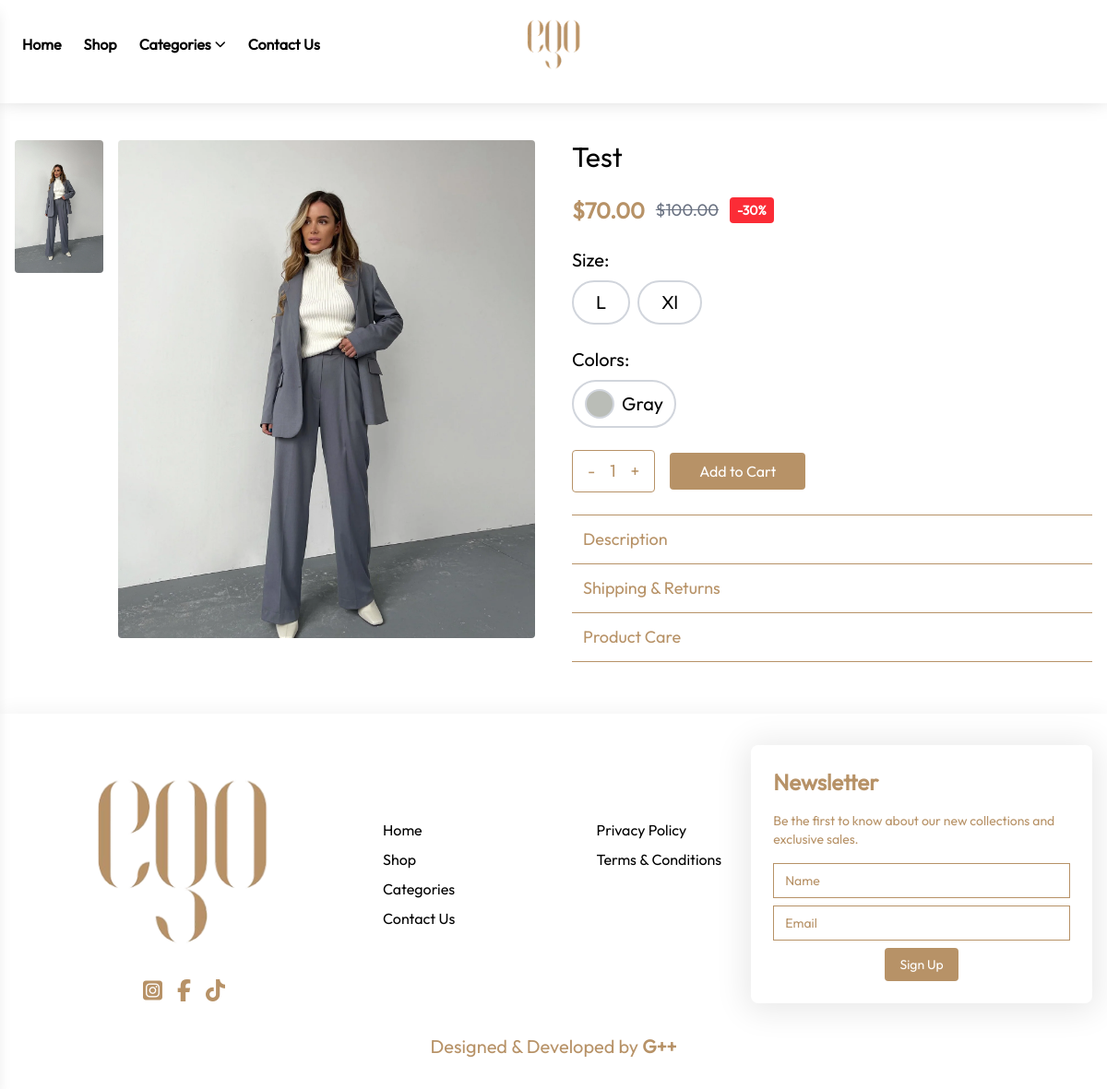
Screenshot of /product.php?id=74 with the database file from the repository.
### tables this page shows
CREATE TABLE `product_variants` (
  `id` int(11) NOT NULL,
  `product_id` int(11) NOT NULL,
  `color_id` int(11) DEFAULT NULL,
  `size_id` int(11) DEFAULT NULL,
  `price` decimal(10,2) DEFAULT NULL,
  `quantity` int(11) NOT NULL DEFAULT 0,
  `is_active` tinyint(1) DEFAULT 1,
  `created_at` datetime DEFAULT current_timestamp(),
  `updated_at` datetime DEFAULT current_timestamp() ON UPDATE current_timestamp()
);

CREATE TABLE `sizes` (
  `id` int(11) NOT NULL,
  `name` varchar(50) NOT NULL,
  `type` varchar(50) DEFAULT NULL
);

CREATE TABLE `colors` (
  `id` int(11) NOT NULL,
  `name` varchar(50) NOT NULL,
  `hex_code` varchar(7) DEFAULT NULL
);

### app/core/DB.php (called while the page is built, shortened)
<?php
    require_once __DIR__ . '/../config/database.php';
    class DB{
        public static function getConnection(){
            global $pdo;
            return $pdo;
        }
    }

### app/models/Product.php (called while the page is built, shortened)
<?php
    require_once __DIR__ . '/../core/DB.php';
    class Product {
        public static function getProductById($id){
            try{
                        $sql = "
                    SELECT
                        p.id AS product_id,
                        p.name,
                        p.description,
                        p.base_price,
                        -- Discount information
                        pd.discount_percentage,
                        pd.is_active AS discount_active,
                        -- Get all images as comma-separated list
                        GROUP_CONCAT(DISTINCT pi.image_path ORDER BY pi.id SEPARATOR ',') AS images,
                        -- Variants info
                        v.id AS variant_id,
                        v.quantity,
                        v.price AS variant_price,
                        c.name AS color_name,
                        c.hex_code AS color_hex,
                        s.name AS size_name
                    FROM products p
                    LEFT JOIN product_variants v ON p.id = v.product_id
                    LEFT JOIN colors c ON v.color_id = c.id
                    LEFT JOIN sizes s ON v.size_id = s.id
                    LEFT JOIN product_images pi ON p.id = pi.product_id
                    LEFT JOIN product_discounts pd ON p.id = pd.product_id
                    WHERE p.id = ?
                    GROUP BY v.id
                ";
                $stmt = DB::getConnection()->prepare($sql);
                $stmt->execute([$id]);
                $product = $stmt->fetchAll(PDO::FETCH_ASSOC);
                return $product ?: false;
            }catch(Exception $e){
                throw new Exception("Failed to get product: " . $e->getMessage());
            }
        }
    }

### app/controllers/frontend/ProductController.php (called while the page is built, shortened)
<?php
    require_once MODELS . 'Product.php';
    class ProductController{
        public function getProductById($id){
            $productData = Product::getProductById($id);
            $product = [
                'id' => $productData[0]['product_id'],
                'name' => $productData[0]['name'],
                'description' => $productData[0]['description'],
                'base_price' => $productData[0]['base_price'],
                'discount_percentage' => $productData[0]['discount_percentage'] ?? 0,
                'discount_active' => $productData[0]['discount_active'] ?? 0,
                'images' => [],
                'variants' => []
            ];
            foreach ($productData as $row) {
                if (!empty($productData[0]['images'])) {
                $product['images'] = explode(',', $productData[0]['images']);
                }
                if ($row['variant_id']) {
                    $product['variants'][] = [
                        'id' => $row['variant_id'],
                        'size' => $row['size_name'],
                        'color' => $row['color_name'],
                        'color_hex' => $row['color_hex'] ?? null,
                        'price' => $row['variant_price'] ?? $product['base_price'],
                        'quantity' => $row['quantity']
                    ];
                }
            }
            return $product;
        }
    }

### app/views/frontend/productCard.php (the view, shortened to what this page needs)
<?php
    include CONT  . '/frontend/ProductController.php';
    $productController = new ProductController();
    $id = $_GET['id'] ?? null;
    if($id){
      $product = $productController->getProductById($id);
    }else{
      header("Location: shop.php");
      exit;
    }
?>
<section class="max-w-7xl mx-auto px-4 py-10 product-detail-section">
  <div id="productContent" class="grid grid-cols-1 md:grid-cols-2 gap-10" style="display: none;">
    <div class="flex flex-col md:flex-row gap-4">
      <div class="hidden md:flex flex-col gap-4 w-24 order-1">
        <?php foreach($product['images'] as $img): ?>
          <img
            src="<?= PUBLIC_URL ?><?= $img ?>"
            loading="lazy"
            class="thumbnail-image cursor-pointer hover:ring-2 hover:ring-brand transition-all rounded">
        <?php endforeach; ?>
      </div>
      <div class="flex-1 w-full h-[400px] md:h-[540px] order-2">
        <img
            id="mainImage"
            loading="lazy"
            src="<?= PUBLIC_URL ?><?= $product['images'][0] ?>"
            alt="<?= htmlspecialchars($product['name']) ?>"
            class="w-full h-full object-cover rounded"/>
      </div>
    </div>
    <div class="flex flex-col gap-6">
      <h1 class="text-3xl font-light font-outfit"><?= htmlspecialchars($product['name']) ?></h1>
      <div class="price-section">
        <?php if (isset($product['discount_active']) && $product['discount_active'] && isset($product['discount_percentage']) && $product['discount_percentage'] > 0): ?>
          <div class="flex items-center gap-3">
            <span class="text-2xl font-semibold text-brand" id="product-price">
              $<?= number_format($product['base_price'] * (1 - $product['discount_percentage'] / 100), 2) ?>
            </span>
            <span class="text-lg text-gray-500 line-through" id="original-price">
              $<?= number_format($product['base_price'], 2) ?>
            </span>
            <span class="bg-red-500 text-white px-2 py-1 rounded text-sm font-semibold">
              -<?= number_format($product['discount_percentage'], 0) ?>%
            </span>
          </div>
        <?php else: ?>
          <p class="text-2xl font-semibold text-brand" id="product-price">$<?= number_format($product['base_price'], 2) ?></p>
        <?php endif; ?>
      </div>
      <div class="flex flex-col gap-2">
        <h3 class="text-xl">Size:</h3>
        <div id="sizeContainer" class="flex gap-2">
          <?php
          $uniqueSizes = [];
          foreach($product['variants'] as $variant):
            if(!empty($variant['size']) && !in_array($variant['size'], $uniqueSizes)):
              $uniqueSizes[] = $variant['size'];
          ?>
              <button
                class="size-option px-6 py-2 border-2 border-gray-300 text-xl rounded-full cursor-pointer"
                data-size="<?= htmlspecialchars($variant['size']) ?>"
                >
                  <p><?= htmlspecialchars($variant['size']) ?></p>
              </button>
            <?php endif; ?>
          <?php endforeach;?>
        </div>
      </div>
      <div class="flex flex-col gap-2">
        <h3 class="text-xl">Colors:</h3>
        <div id="colorContainer" class="flex gap-2">
          <?php
          $uniqueColors = [];
          foreach ($product['variants'] as $variant):
            if (!empty($variant['color']) && !in_array($variant['color'], $uniqueColors)):
              $uniqueColors[] = $variant['color'];
          ?>
              <div
                class="color-option flex items-center gap-2 px-3 py-2 border-2 border-gray-300 rounded-full cursor-pointer"
                data-color="<?= htmlspecialchars($variant['color']) ?>"
                >
                <div class="w-8 h-8 border-2 border-gray-300 rounded-full cursor-pointer"
                  style="background-color: <?= $variant['color_hex'] ?: 'gray' ?>;"
                  title="<?= htmlspecialchars($variant['color']) ?>">
                </div>
                <p class="text-xl"><?= htmlspecialchars($variant['color']) ?></p>
              </div>
            <?php endif; ?>
          <?php endforeach; ?>
        </div>
      </div>
      <div class="flex gap-4 items-center">
        <div class="flex items-center gap-4 border px-4 py-2 text-lg text-brand rounded">
          <button class="cursor-pointer" type="button" id="qty-minus">-</button>
          <span id="qty-value">1</span>
          <button class="cursor-pointer" type="button" id="qty-plus">+</button>
        </div>
        <button
        class="bg-brand text-white px-8 py-2 rounded cursor-pointer"
        id="add-to-cart"
        data-product-id="<?= $product['id'] ?>">
        Add to Cart
        </button>
      </div>
      <div class="border-t border-b w-full border-brand divide-y text-brand">
        <button class="accordion-btn w-full flex justify-between items-center p-3 text-lg font-medium text-left cursor-pointer">
          Description
        </button>
        <button class="w-full flex justify-between items-center p-3 text-lg font-medium text-left cursor-pointer">
          Shipping & Returns
        </button>
        <button class="w-full flex justify-between items-center p-3 text-lg font-medium text-left cursor-pointer">
          Product Care
        </button>
      </div>
    </div>
  </div>
</section>

### public/product.php (shortened to what this page needs)
<?php
    $nav_logo = "assets/images/egologo3.png";
?>
<!DOCTYPE html>
<html lang="en">
<head>
    <link rel='stylesheet' href='https://cdn-uicons.flaticon.com/3.0.0/uicons-regular-rounded/css/uicons-regular-rounded.css'>
    <link rel="stylesheet" href="assets/css/style.css">
</head>
<body data-page="product">
    <div class="h-28 shadow-[0px_-7px_22.5px_0px_rgba(0,0,0,0.25)] py-4">
        <?php
        include FRONTEND_VIEWS . '/partials/nav.php';
        ?>
    </div>
    <?php
        include FRONTEND_VIEWS . 'productCard.php';
        include FRONTEND_VIEWS . 'footer.php';
    ?>
</body>
</html>

### app/views/frontend/partials/nav.php (shortened to what this page needs)
  <div class="max-w-screen-xl mx-auto px-4 sm:px-6 relative z-10">
      <div class="h-16 flex items-center justify-between">
          <div class="flex-1 flex items-center">
               <nav class="hidden md:flex gap-6 font-semibold">
                  <a href="index.php" class="hover:underline hover:font-bold cursor-pointer">Home</a>
                  <a href="shop.php" class="hover:underline hover:font-bold cursor-pointer">Shop</a>
                  <div class="categories-container relative">
                      <a href="#" class="categories-dropdown-toggle hover:underline hover:font-bold cursor-pointer flex items-center gap-1">
                          Categories <i class="fas fa-chevron-down text-xs"></i>
                      </a>
                  </div>
                  <a href="contact.php" class="hover:underline cursor-pointer hover:font-bold">Contact Us</a>
              </nav>
          </div>
          <div class="hidden md:block absolute left-1/2 -translate-x-1/2">
              <a href="index.php">
                  <img src=<?php echo $nav_logo ?? 'assets/images/egologo3.php';?> alt="EGO" class="h-14 w-auto cursor-pointer">
              </a>
          </div>
          <div class="flex-1 flex justify-end items-center gap-3 nav-icons">
              <button id="openLogin" class="hidden md:inline-flex items-center justify-center w-8 h-10 cursor-pointer" aria-label="Account">
              </button>
              <a href="cart.php" class="hidden md:inline-flex items-center justify-center w-8 h-10 cursor-pointer relative" aria-label="Cart">
              </a>
          </div>
      </div>
</div>

### app/views/frontend/footer.php (shortened to what this page needs)
<footer class="bg-white px-4 py-8 shadow-[0px_-2px_21.3px_0px_rgba(0,0,0,0.05)] mt-4">
  <div class="max-w-screen-xl mx-auto">
    <div class="flex flex-col md:flex-row md:justify-between md:items-center gap-8">
      <div class="flex flex-col items-center  space-y-4 md:w-1/3">
        <img src="assets/images/egologo.png" alt="EGO" class="h-32 w-auto md:h-60">
        <div class="flex gap-4 text-brand">
          <a href="#"><i class="fa-brands fa-square-instagram text-2xl"></i></a>
          <a href="#"><i class="fa-brands fa-facebook-f text-2xl"></i></a>
          <a href="#"><i class="fa-brands fa-tiktok text-2xl"></i></a>
        </div>
      </div>
      <div class="flex flex-col sm:flex-row justify-between gap-8 md:w-1/3 text-center sm:text-left">
        <ul class="space-y-2">
          <li><a href="index.php" class="hover:text-brand">Home</a></li>
          <li><a href="shop.php" class="hover:text-brand">Shop</a></li>
          <li><a href="#" class="hover:text-brand">Categories</a></li>
          <li><a href="contact.php" class="hover:text-brand">Contact Us</a></li>
        </ul>
        <ul class="space-y-2">
          <li><a href="#" class="hover:text-brand">Privacy Policy</a></li>
          <li><a href="#" class="hover:text-brand">Terms &amp; Conditions</a></li>
        </ul>
      </div>
      <div class="w-full md:w-1/3 space-y-4 text-start p-6 shadow-[0px_3px_35px_6px_rgba(0,0,0,0.09)] rounded-lg">
        <h4 class="text-2xl text-brand font-semibold">Newsletter</h4>
        <p class="text-sm text-brand">Be the first to know about our new collections and exclusive sales.</p>
        <form id="newsletterForm" class="space-y-2">
          <input
            type="text"
            id="newsletterName"
            name="name"
            value=""
            placeholder="Name"
            class="w-full border border-brand px-3 py-2 text-sm outline-none placeholder:text-brand focus:ring-1 focus:ring-brand"
            required>
          <input
            type="email"
            id="newsletterEmail"
            name="email"
            value=""
            placeholder="Email"
            class="w-full border border-brand px-3 py-2 text-sm outline-none placeholder:text-brand focus:ring-1 focus:ring-brand"
            required>
          <div class="w-full text-center">
            <button
              type="submit"
              id="newsletterSubmitBtn"
              class="px-4 py-2 bg-brand text-white text-sm rounded hover:bg-opacity-90 transition cursor-pointer disabled:opacity-50 disabled:cursor-not-allowed min-w-[80px]">
              <span id="newsletterSubmitText">Sign Up</span>
            </button>
          </div>
        </form>
      </div>
    </div>
    <div class="mt-8 text-center text-xl text-brand">
      Designed &amp; Developed by <span class="font-semibold">G++</span>
    </div>
  </div>
</footer>

### rows the page displays
product_variants: size.name "L", color.name "Gray"
product_variants: size.name "Xl"

### other values shown
$product['name'] "Test"
$product['base_price'] * (1 - $product['discount_percentage'] / 100) "70.00"
$product['base_price'] "100.00"
$product['discount_percentage'] "30"
